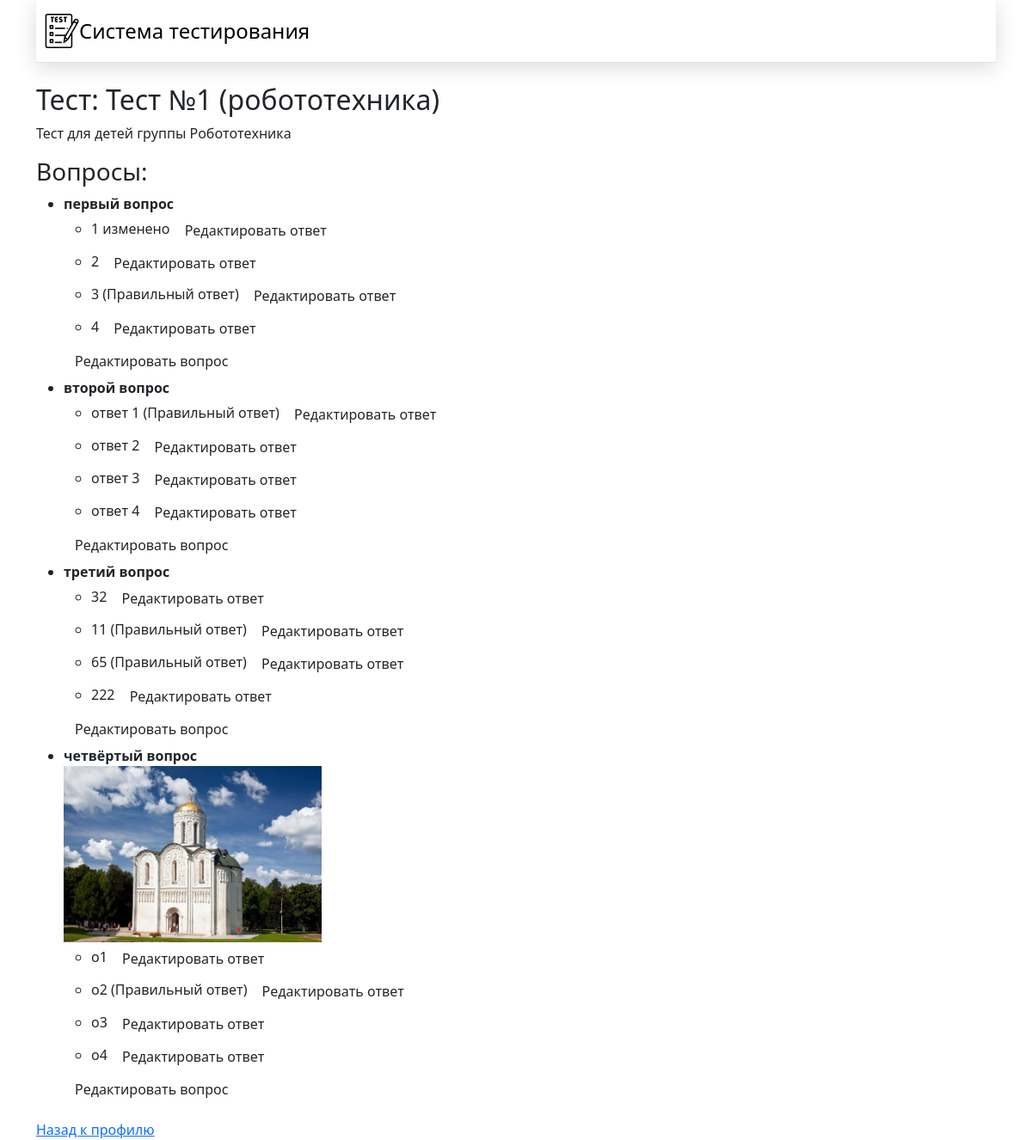
Page /view_test/1 on the committed database.
### app.py (models this page shows)
class Test(db.Model):
    test_id = db.Column(db.Integer, primary_key=True)
    title = db.Column(db.String(100), nullable=False)
    description = db.Column(db.Text)
    group_id = db.Column(db.Integer, db.ForeignKey('group.group_id'))
    group = db.relationship('Group', back_populates='tests')
    questions = db.relationship('Question', back_populates='test')

class Question(db.Model):
    question_id = db.Column(db.Integer, primary_key=True)
    test_id = db.Column(db.Integer, db.ForeignKey('test.test_id'))
    question_text = db.Column(db.Text, nullable=False)
    question_type = db.Column(db.Enum('одиночный выбор', 'множественный выбор'), nullable=False)
    image_url = db.Column(db.String(255))
    test = db.relationship('Test', back_populates='questions')
    answers = db.relationship('Answer', back_populates='question')

class Answer(db.Model):
    answer_id = db.Column(db.Integer, primary_key=True)
    question_id = db.Column(db.Integer, db.ForeignKey('question.question_id'))
    answer_text = db.Column(db.String(255), nullable=False)
    is_correct = db.Column(db.Boolean, nullable=False)
    question = db.relationship('Question', back_populates='answers')

### app.py (the view)
@app.route('/view_test/<int:test_id>')
def view_test(test_id):
    test = Test.query.get(test_id)
    questions = Question.query.filter_by(test_id=test_id).all()
    return render_template('view_test.html', test=test, questions=questions)

### app.py (called while the page is built)
@app.before_request
def create_admin():
    if User.query.filter_by(login='admin').first() is None:
        admin = User(user_name='Администратор', login='admin', password=generate_password_hash('admin'))
        db.session.add(admin)
        db.session.commit()

### templates/view_test.html (shortened to what this page needs)
{% extends 'base.html' %}
{% block content %}
<h2>Тест: {{ test.title }}</h2>
<p>{{ test.description }}</p>
<h3>Вопросы:</h3>
<ul>
    {% if questions %}
        {% for question in questions %}
            <li>
                <strong>{{ question.question_text }}</strong><br>
                {% if question.image_url %}
                    <img src="{{ url_for('static', filename=question.image_url) }}" alt="Изображение вопроса" style="max-width: 300px; max-height: 300px;"><br>
                {% endif %}
                {% if question.answers %}
                    <ul>
                        {% for answer in question.answers %}
                            <li>{{ answer.answer_text }} {% if answer.is_correct %} (Правильный ответ) {% endif %}
                                <a href="{{ url_for('edit_answer', answer_id=answer.answer_id) }}" class="btn">Редактировать ответ</a>
                            </li>
                        {% endfor %}
                    </ul>
                {% else %}
                    <p>Ответы не найдены для этого вопроса.</p>
                {% endif %}
                <a href="{{ url_for('edit_question', question_id=question.question_id) }}" class="btn">Редактировать вопрос</a>
            </li>
        {% endfor %}
    {% else %}
        <p>Вопросы не найдены для этого теста.</p>
    {% endif %}
</ul>
<a href="{{ url_for('profile') }}">Назад к профилю</a>
{% endblock %}

### rows in the picture
Test: title "Тест №1 (робототехника)", description "Тест для детей группы Робототехника"
Question: question_text "первый вопрос"
Answer: answer_text "1 изменено"
Answer: answer_text "2"
Answer: answer_text "3", is_correct "(Правильный ответ)"
Answer: answer_text "4"
Question: question_text "второй вопрос"
Answer: answer_text "ответ 1", is_correct "(Правильный ответ)"
Answer: answer_text "ответ 2"
Answer: answer_text "ответ 3"
Answer: answer_text "ответ 4"
Question: question_text "третий вопрос"
Answer: answer_text "32"
Answer: answer_text "11", is_correct "(Правильный ответ)"
Answer: answer_text "65", is_correct "(Правильный ответ)"
Answer: answer_text "222"
Question: question_text "четвёртый вопрос", image_url (picture)
Answer: answer_text "о1"
Answer: answer_text "о2", is_correct "(Правильный ответ)"
Answer: answer_text "о3"
Answer: answer_text "о4"
